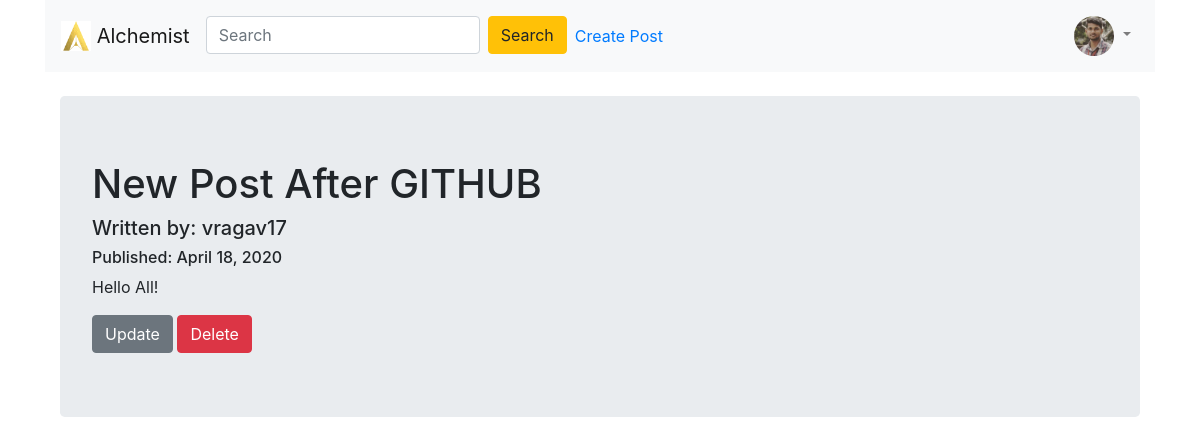
Page /1 (signed in) on the committed database.
### alchemist/models.py (models this page shows, shortened)
class User(db.Model, UserMixin):
    __tablename__ = 'user'
    id = db.Column(db.Integer, primary_key = True)
    profile_image = db.Column(db.String(20), nullable=False, default='default_profile.png')
    username = db.Column(db.String(64), unique=True, index=True)
    posts = db.relationship('BlogPost', backref='author', lazy=True)

class BlogPost(db.Model):
    user = db.relationship(User)
    id = db.Column(db.Integer, primary_key=True)
    user_id = db.Column(db.Integer, db.ForeignKey('user.id'), nullable=False)
    date = db.Column(db.DateTime, nullable=False, default=datetime.utcnow)
    title = db.Column(db.String(140), nullable=False)
    text = db.Column(db.Text, nullable=False)

### alchemist/users/views.py (the view)
@users.route("/<username>")
def user_posts(username):
    page = request.args.get('page', 1, type=int)
    user = User.query.filter_by(username=username).first_or_404()
    blog_posts = BlogPost.query.filter_by(author=user).order_by(BlogPost.date.desc()).paginate(page=page, per_page=5)
    return render_template('user_blog_posts.html', blog_posts=blog_posts, user=user)

### alchemist/blog_posts/views.py (called while the page is built)
@blog_posts.route('/<int:blog_post_id>')
def blog_post(blog_post_id):
    blog_post = BlogPost.query.get_or_404(blog_post_id)
    return render_template('blog_post.html',title=blog_post.title,
                            date=blog_post.date,post=blog_post
    )

### alchemist/models.py (called while the page is built)
@login_manager.user_loader
def load_user(user_id):
    return User.query.get(int(user_id))

### alchemist/templates/blog_post.html (shortened to what this page needs)
{% extends "base.html" %}
{% block content %}
<div class="container">
<div class="jumbotron">
  <h1>{{ post.title }}</h1>
  <h5>Written by: {{post.author.username}}</h5>
  <h6>Published: {{ post.date.strftime('%B %d, %Y') }}</h6>
  <p>{{post.text}}</p>
   {% if (post.author == current_user) or (post.author == 'Admin') %}
     <div>
       <a class="btn btn-secondary" href="{{ url_for('blog_posts.update', blog_post_id=post.id) }}">Update</a>
       <button type="button" class="btn btn-danger" data-toggle="modal" data-target="#del_modal">Delete</button>
     </div>
   {% endif %}
</div>
</div>
{% endblock content %}

### alchemist/templates/base.html (shortened to what this page needs)
<!DOCTYPE html>
<html>
  <head>
    <link rel="stylesheet" href="https://maxcdn.bootstrapcdn.com/bootstrap/4.0.0/css/bootstrap.min.css">
  </head>
  <body>
    <div class="container">
    <nav class="navbar navbar-light bg-light  navbar-expand-lg  sticky-top  ">
      <a class="navbar-brand" href="{{url_for("core.index")}}">
        <img src="../static/logo.png" width="auto" height="30" class="d-inline-block align-top" alt="">
      Alchemist
      </a>
      <div class="collapse navbar-collapse" id="navbarText">
        <ul class="navbar-nav mr-auto">
          <li class="nav-item">
            <span class="align-middle">
              <form class="form-inline my-2 my-lg-0">
                <input class="form-control mr-sm-2" type="search" placeholder="Search" aria-label="Search">
                <button class="btn btn-warning my-2 my-sm-0" type="submit">Search</button>
              </form>
            </span>
          </li>
          {% if current_user.is_authenticated %}
          <li class="nav-link"><a href="{{ url_for('blog_posts.create_post') }}">Create Post</a></li>
          {% endif %}
        </ul>
        {% if current_user.is_authenticated %}
        <div class="nav-text">
          <ul class="navbar-nav mr-auto">
            <li class="nav-item dropdown">
              <a class="nav-link dropdown-toggle" href="#" id="navbarDropdownMenuLink" role="button" data-toggle="dropdown" aria-haspopup="true" aria-expanded="false">
                <img src="{{ url_for('static', filename='profile_pics/' + current_user.profile_image) }}" width="40" height="40" class="rounded-circle">
              </a>
            </li>
          </ul>
        </div>
        {% endif %}
      </div>
    </nav>
  {% block content %}
  {% endblock %}
  </body>
  </html>

### rows in the picture
User: profile_image (picture), author.username "vragav17"
BlogPost: title "New Post After GITHUB", date "April 18, 2020", text "Hello All!"
